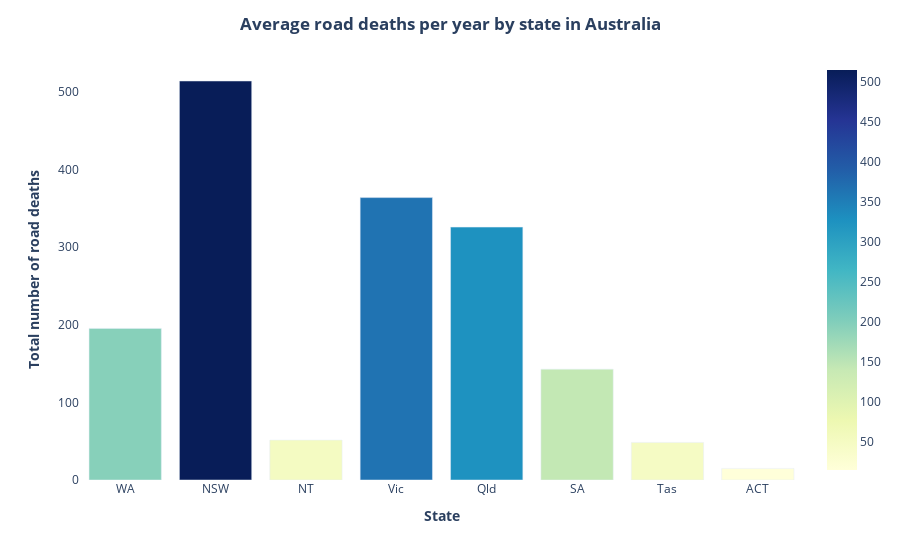

Notebook code cell kept with this figure:
### Code cell
# Draw the graph
fig_state = px.bar(yearly_states_average_data, x='state_name', y='Average',
             color='Average',
             color_continuous_scale=px.colors.sequential.YlGnBu,
             labels={'state_name':'State','Average':''}
                  )

fig_state.update_layout(
    title_text="<b>Average road deaths per year by state in Australia<b>",
    plot_bgcolor='white',
    xaxis_title_text="<b>State<b>",
    yaxis_title_text="<b>Total number of road deaths<b>",title_x=0.5
)

fig_state.show()


# Draw the map
data = add_newinfinjson(yearly_states_average_data, 'Average', 'Average death per year')

Australia_Location = [-25.274398, 133.775136]
m = folium.Map(Australia_Location, zoom_start=4)
folium.TileLayer('cartodbpositron').add_to(m)
choropleth = folium.Choropleth(
    geo_data=data,    # this data is for shpae of states 
    name='choropleth',
    data=yearly_states_average_data, # this data is for the toatal numbers for each states
    columns=['state_id', 'Average'], 
    key_on='feature.id',  # this is the key that indefine states
    fill_color='YlGnBu', # set the color of the map YlGnBu
    fill_opacity=1,
    line_opacity=1,
    legend_name='yearly road death number', 
    bins=np.arange(0,600,60),
).add_to(m)

choropleth.geojson.add_child(
    folium.features.GeoJsonTooltip(['Average death per year'])
)
m

### Figure 1 — Plotly figure (JSON) as saved in the notebook; plotly's stock layout.template omitted (floating-point values rounded to 4 significant figures)
{"data": [{"alignmentgroup": "True", "hovertemplate": "State=%{x}<br>=%{marker.color}<extra></extra>", "legendgroup": "", "marker": {"color": [195.4, 514.2, 51.39, 363.9, 325.9, 142.9, 48.45, 14.97], "coloraxis": "coloraxis"}, "name": "", "offsetgroup": "", "orientation": "v", "showlegend": false, "textposition": "auto", "type": "bar", "x": ["WA", "NSW", "NT", "Vic", "Qld", "SA", "Tas", "ACT"], "xaxis": "x", "y": [195.4, 514.2, 51.39, 363.9, 325.9, 142.9, 48.45, 14.97], "yaxis": "y"}], "layout": {"barmode": "relative", "coloraxis": {"colorbar": {"title": {"text": ""}}, "colorscale": [[0, "rgb(255,255,217)"], [0.125, "rgb(237,248,177)"], [0.25, "rgb(199,233,180)"], [0.375, "rgb(127,205,187)"], [0.5, "rgb(65,182,196)"], [0.625, "rgb(29,145,192)"], [0.75, "rgb(34,94,168)"], [0.875, "rgb(37,52,148)"], [1, "rgb(8,29,88)"]]}, "legend": {"tracegroupgap": 0}, "margin": {"t": 60}, "plot_bgcolor": "white", "title": {"text": "<b>Average road deaths per year by state in Australia<b>", "x": 0.5}, "xaxis": {"anchor": "y", "domain": [0, 1], "title": {"text": "<b>State<b>"}}, "yaxis": {"anchor": "x", "domain": [0, 1], "title": {"text": "<b>Total number of road deaths<b>"}}}}
